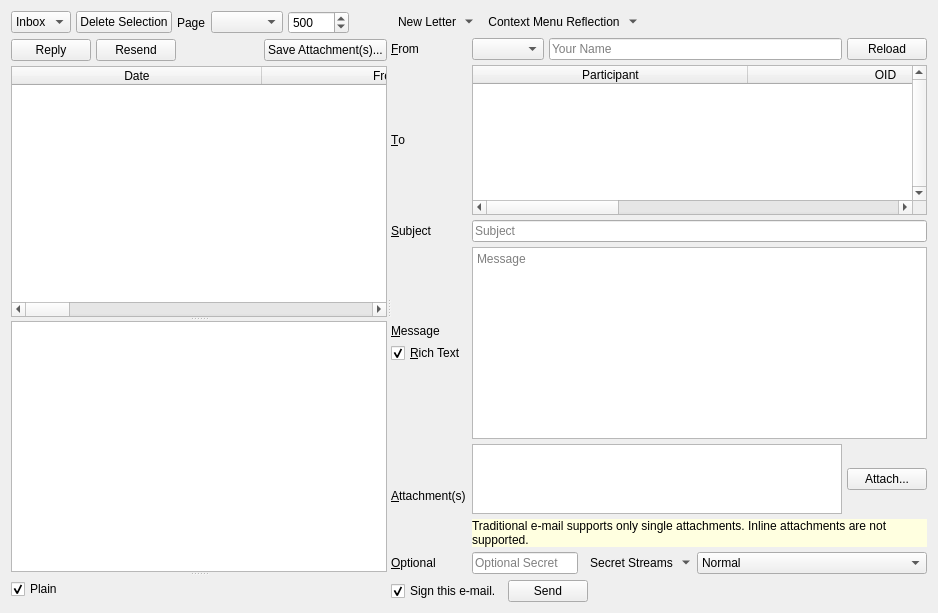
              <widget class="QWidget" name="tab_read_write">
               <attribute name="title">
                <string>&amp;Read / &amp;Write</string>
               </attribute>
               <layout class="QHBoxLayout" name="horizontalLayout_24">
                <item>
                 <widget class="QSplitter" name="emailSplitter">
                  <property name="orientation">
                   <enum>Qt::Horizontal</enum>
                  </property>
                  <widget class="QWidget" name="verticalLayoutWidget_2">
                   <layout class="QVBoxLayout" name="verticalLayout_69">
                    <property name="spacing">
                     <number>5</number>
                    </property>
                    <item>
                     <layout class="QHBoxLayout" name="horizontalLayout_38">
                      <property name="spacing">
                       <number>5</number>
                      </property>
                      <item>
                       <widget class="QComboBox" name="folder">
                        <property name="sizeAdjustPolicy">
                         <enum>QComboBox::AdjustToContents</enum>
                        </property>
                        <item>
                         <property name="text">
                          <string>Inbox</string>
                         </property>
                        </item>
                        <item>
                         <property name="text">
                          <string>Sent</string>
                         </property>
                        </item>
                        <item>
                         <property name="text">
                          <string>Trash</string>
                         </property>
                        </item>
                       </widget>
                      </item>
                      <item>
                       <widget class="QPushButton" name="deleteEmail">
                        <property name="text">
                         <string>Delete Selection</string>
                        </property>
                       </widget>
                      </item>
                      <item>
                       <widget class="QLabel" name="label_122">
                        <property name="text">
                         <string>Page</string>
                        </property>
                       </widget>
                      </item>
                      <item>
                       <widget class="QComboBox" name="email_page">
                        <property name="sizeAdjustPolicy">
                         <enum>QComboBox::AdjustToContents</enum>
                        </property>
                       </widget>
                      </item>
                      <item>
                       <widget class="QSpinBox" name="email_pages">
                        <property name="toolTip">
                         <string>&lt;html&gt;&lt;head/&gt;&lt;body&gt;&lt;p&gt;Number of letters per page. Please refresh after changing. Valid values lie in the interval [25, 999999999].&lt;/p&gt;&lt;/body&gt;&lt;/html&gt;</string>
                        </property>
                        <property name="minimum">
                         <number>25</number>
                        </property>
                        <property name="maximum">
                         <number>25000</number>
                        </property>
                        <property name="value">
                         <number>500</number>
                        </property>
                       </widget>
                      </item>
                      <item>
                       <spacer name="horizontalSpacer_32">
                        <property name="orientation">
                         <enum>Qt::Horizontal</enum>
                        </property>
                        <property name="sizeHint" stdset="0">
                         <size>
                          <width>40</width>
                          <height>20</height>
                         </size>
                        </property>
                       </spacer>
                      </item>
                     </layout>
                    </item>
                    <item>
                     <layout class="QHBoxLayout" name="horizontalLayout_85">
                      <item>
                       <widget class="QPushButton" name="reply">
                        <property name="text">
                         <string>Reply</string>
                        </property>
                       </widget>
                      </item>
                      <item>
                       <widget class="QPushButton" name="resend">
                        <property name="text">
                         <string>Resend</string>
                        </property>
                       </widget>
                      </item>
                      <item>
                       <spacer name="horizontalSpacer_69">
                        <property name="orientation">
                         <enum>Qt::Horizontal</enum>
                        </property>
                        <property name="sizeHint" stdset="0">
                         <size>
                          <width>40</width>
                          <height>20</height>
                         </size>
                        </property>
                       </spacer>
                      </item>
                      <item>
                       <widget class="QPushButton" name="saveAttachment">
                        <property name="text">
                         <string>Save Attachment(s)...</string>
                        </property>
                       </widget>
                      </item>
                     </layout>
                    </item>
                    <item>
                     <widget class="QSplitter" name="readVerticalSplitter">
                      <property name="orientation">
                       <enum>Qt::Vertical</enum>
                      </property>
                      <widget class="QTableWidget" name="mail">
                       <property name="alternatingRowColors">
                        <bool>true</bool>
                       </property>
                       <property name="selectionBehavior">
                        <enum>QAbstractItemView::SelectRows</enum>
                       </property>
                       <property name="verticalScrollMode">
                        <enum>QAbstractItemView::ScrollPerPixel</enum>
                       </property>
                       <property name="horizontalScrollMode">
                        <enum>QAbstractItemView::ScrollPerPixel</enum>
                       </property>
                       <property name="sortingEnabled">
                        <bool>true</bool>
                       </property>
                       <attribute name="horizontalHeaderMinimumSectionSize">
                        <number>150</number>
                       </attribute>
                       <attribute name="horizontalHeaderDefaultSectionSize">
                        <number>250</number>
                       </attribute>
                       <attribute name="horizontalHeaderStretchLastSection">
                        <bool>true</bool>
                       </attribute>
                       <attribute name="verticalHeaderVisible">
                        <bool>false</bool>
                       </attribute>
                       <column>
                        <property name="text">
                         <string>Date</string>
                        </property>
                       </column>
                       <column>
                        <property name="text">
                         <string>From</string>
                        </property>
                       </column>
                       <column>
                        <property name="text">
                         <string>Status</string>
                        </property>
                       </column>
                       <column>
                        <property name="text">
                         <string>Subject</string>
                        </property>
                       </column>
                       <column>
                        <property name="text">
                         <string>Attachment(s)</string>
                        </property>
                       </column>
                       <column>
                        <property name="text">
                         <string>Gold Bug</string>
                        </property>
                       </column>
                       <column>
                        <property name="text">
                         <string>Message</string>
                        </property>
                       </column>
                       <column>
                        <property name="text">
                         <string>Message Digest</string>
                        </property>
                       </column>
                       <column>
                        <property name="text">
                         <string>Receiver / Sender Hash</string>
                        </property>
                       </column>
                       <column>
                        <property name="text">
                         <string>Hash</string>
                        </property>
                       </column>
                       <column>
                        <property name="text">
                         <string>Signature</string>
                        </property>
                       </column>
                       <column>
                        <property name="text">
                         <string>OID</string>
                        </property>
                       </column>
                      </widget>
                      <widget class="QTextBrowser" name="mailMessage">
                       <property name="textInteractionFlags">
                        <set>Qt::TextSelectableByMouse</set>
                       </property>
                       <property name="openLinks">
                        <bool>false</bool>
                       </property>
                      </widget>
                      <widget class="QCheckBox" name="email_plain">
                       <property name="toolTip">
                        <string>&lt;html&gt;&lt;head/&gt;&lt;body&gt;&lt;p&gt;The value of this setting is not retained in the INI file.&lt;/p&gt;&lt;/body&gt;&lt;/html&gt;</string>
                       </property>
                       <property name="text">
                        <string>Plain</string>
                       </property>
                       <property name="checked">
                        <bool>true</bool>
                       </property>
                      </widget>
                     </widget>
                    </item>
                   </layout>
                  </widget>
                  <widget class="QWidget" name="layoutWidget1">
                   <layout class="QVBoxLayout" name="verticalLayout_29">
                    <item>
                     <layout class="QHBoxLayout" name="horizontalLayout_20">
                      <item>
                       <widget class="QToolButton" name="clearOutgoing">
                        <property name="text">
                         <string>New Letter</string>
                        </property>
                        <property name="popupMode">
                         <enum>QToolButton::MenuButtonPopup</enum>
                        </property>
                        <property name="autoRaise">
                         <bool>true</bool>
                        </property>
                       </widget>
                      </item>
                      <item>
                       <widget class="QToolButton" name="emailWriteActionMenu">
                        <property name="toolTip">
                         <string>Context Menu</string>
                        </property>
                        <property name="text">
                         <string>Context Menu Reflection</string>
                        </property>
                        <property name="icon">
                         <iconset resource="../Icons/icons.qrc">
                          <normaloff>:/generic/menu.png</normaloff>:/generic/menu.png</iconset>
                        </property>
                        <property name="popupMode">
                         <enum>QToolButton::MenuButtonPopup</enum>
                        </property>
                        <property name="autoRaise">
                         <bool>true</bool>
                        </property>
                       </widget>
                      </item>
                      <item>
                       <spacer name="horizontalSpacer_3">
                        <property name="orientation">
                         <enum>Qt::Horizontal</enum>
                        </property>
                        <property name="sizeHint" stdset="0">
                         <size>
                          <width>40</width>
                          <height>20</height>
                         </size>
                        </property>
                       </spacer>
                      </item>
                     </layout>
                    </item>
                    <item>
                     <layout class="QGridLayout" name="gridLayout_4">
                      <property name="spacing">
                       <number>5</number>
                      </property>
                      <item row="1" column="0">
                       <widget class="QLabel" name="label_10">
                        <property name="text">
                         <string>&amp;To</string>
                        </property>
                        <property name="margin">
                         <number>7</number>
                        </property>
                        <property name="buddy">
                         <cstring>emailParticipants</cstring>
                        </property>
                       </widget>
                      </item>
                      <item row="0" column="0">
                       <widget class="QLabel" name="label_41">
                        <property name="text">
                         <string>&amp;From</string>
                        </property>
                        <property name="margin">
                         <number>7</number>
                        </property>
                        <property name="buddy">
                         <cstring>emailName</cstring>
                        </property>
                       </widget>
                      </item>
                      <item row="2" column="1">
                       <widget class="QLineEdit" name="outgoingSubject">
                        <property name="placeholderText">
                         <string>Subject</string>
                        </property>
                        <property name="clearButtonEnabled">
                         <bool>true</bool>
                        </property>
                       </widget>
                      </item>
                      <item row="3" column="0">
                       <layout class="QVBoxLayout" name="verticalLayout_71">
                        <property name="spacing">
                         <number>5</number>
                        </property>
                        <item>
                         <spacer name="verticalSpacer_7">
                          <property name="orientation">
                           <enum>Qt::Vertical</enum>
                          </property>
                          <property name="sizeHint" stdset="0">
                           <size>
                            <width>20</width>
                            <height>40</height>
                           </size>
                          </property>
                         </spacer>
                        </item>
                        <item>
                         <widget class="QLabel" name="label_4">
                          <property name="text">
                           <string>&amp;Message</string>
                          </property>
                          <property name="margin">
                           <number>7</number>
                          </property>
                          <property name="buddy">
                           <cstring>outgoingMessage</cstring>
                          </property>
                         </widget>
                        </item>
                        <item>
                         <widget class="QCheckBox" name="richtext">
                          <property name="sizePolicy">
                           <sizepolicy hsizetype="Minimum" vsizetype="Preferred">
                            <horstretch>0</horstretch>
                            <verstretch>0</verstretch>
                           </sizepolicy>
                          </property>
                          <property name="toolTip">
                           <string>&lt;html&gt;&lt;head/&gt;&lt;body&gt;&lt;p&gt;The Rich Text option will be ignored on traditional e-mail accounts. If enabled, an HTML representation of the Message text will be included in the e-mail bundle.&lt;/p&gt;&lt;/body&gt;&lt;/html&gt;</string>
                          </property>
                          <property name="text">
                           <string>&amp;Rich Text</string>
                          </property>
                          <property name="checked">
                           <bool>true</bool>
                          </property>
                         </widget>
                        </item>
                        <item>
                         <spacer name="verticalSpacer_5">
                          <property name="orientation">
                           <enum>Qt::Vertical</enum>
                          </property>
                          <property name="sizeHint" stdset="0">
                           <size>
                            <width>20</width>
                            <height>40</height>
                           </size>
                          </property>
                         </spacer>
                        </item>
                       </layout>
                      </item>
                      <item row="0" column="1">
                       <layout class="QHBoxLayout" name="horizontalLayout_47">
                        <property name="spacing">
                         <number>5</number>
                        </property>
                        <item>
                         <widget class="QComboBox" name="emailName">
                          <property name="insertPolicy">
                           <enum>QComboBox::InsertAtCurrent</enum>
                          </property>
                          <property name="sizeAdjustPolicy">
                           <enum>QComboBox::AdjustToContents</enum>
                          </property>
                         </widget>
                        </item>
                        <item>
                         <widget class="QLineEdit" name="emailNameEditable">
                          <property name="placeholderText">
                           <string>Your Name</string>
                          </property>
                         </widget>
                        </item>
                        <item>
                         <widget class="QPushButton" name="reloadEmailNames">
                          <property name="toolTip">
                           <string>Populate the From widget with Poptastic accounts.</string>
                          </property>
                          <property name="text">
                           <string>Reload</string>
                          </property>
                         </widget>
                        </item>
                       </layout>
                      </item>
                      <item row="2" column="0">
                       <widget class="QLabel" name="label_25">
                        <property name="text">
                         <string>&amp;Subject</string>
                        </property>
                        <property name="margin">
                         <number>7</number>
                        </property>
                        <property name="buddy">
                         <cstring>outgoingSubject</cstring>
                        </property>
                       </widget>
                      </item>
                      <item row="1" column="1">
                       <layout class="QVBoxLayout" name="verticalLayout_70">
                        <property name="spacing">
                         <number>5</number>
                        </property>
                        <item>
                         <widget class="QTableWidget" name="emailParticipants">
                          <property name="sizePolicy">
                           <sizepolicy hsizetype="Expanding" vsizetype="Minimum">
                            <horstretch>0</horstretch>
                            <verstretch>0</verstretch>
                           </sizepolicy>
                          </property>
                          <property name="maximumSize">
                           <size>
                            <width>16777215</width>
                            <height>150</height>
                           </size>
                          </property>
                          <property name="verticalScrollBarPolicy">
                           <enum>Qt::ScrollBarAlwaysOn</enum>
                          </property>
                          <property name="alternatingRowColors">
                           <bool>true</bool>
                          </property>
                          <property name="selectionBehavior">
                           <enum>QAbstractItemView::SelectRows</enum>
                          </property>
                          <property name="verticalScrollMode">
                           <enum>QAbstractItemView::ScrollPerPixel</enum>
                          </property>
                          <property name="horizontalScrollMode">
                           <enum>QAbstractItemView::ScrollPerPixel</enum>
                          </property>
                          <property name="sortingEnabled">
                           <bool>true</bool>
                          </property>
                          <attribute name="horizontalHeaderDefaultSectionSize">
                           <number>275</number>
                          </attribute>
                          <attribute name="horizontalHeaderStretchLastSection">
                           <bool>true</bool>
                          </attribute>
                          <attribute name="verticalHeaderVisible">
                           <bool>false</bool>
                          </attribute>
                          <column>
                           <property name="text">
                            <string>Participant</string>
                           </property>
                          </column>
                          <column>
                           <property name="text">
                            <string>OID</string>
                           </property>
                          </column>
                          <column>
                           <property name="text">
                            <string>Neighbor OID</string>
                           </property>
                          </column>
                          <column>
                           <property name="text">
                            <string>Public Key Hash</string>
                           </property>
                          </column>
                          <column>
                           <property name="text">
                            <string>Forward Secrecy Information</string>
                           </property>
                          </column>
                         </widget>
                        </item>
                       </layout>
                      </item>
                      <item row="5" column="0">
                       <widget class="QLabel" name="label_6">
                        <property name="text">
                         <string>&amp;Optional</string>
                        </property>
                        <property name="margin">
                         <number>7</number>
                        </property>
                        <property name="buddy">
                         <cstring>goldbug</cstring>
                        </property>
                       </widget>
                      </item>
                      <item row="5" column="1">
                       <layout class="QHBoxLayout" name="horizontalLayout_31">
                        <property name="spacing">
                         <number>5</number>
                        </property>
                        <item>
                         <widget class="QLineEdit" name="goldbug">
                          <property name="toolTip">
                           <string>&lt;html&gt;&lt;head/&gt;&lt;body&gt;&lt;p&gt;Bundle the e-mail components in an additional layer of authentication and encryption. The &lt;span style=&quot; font-weight:600;&quot;&gt;first ninety-six characters will be consumed&lt;/span&gt;. Do remember to notify all recipients of the Gold Bug.&lt;/p&gt;&lt;/body&gt;&lt;/html&gt;</string>
                          </property>
                          <property name="placeholderText">
                           <string>Optional Secret</string>
                          </property>
                          <property name="clearButtonEnabled">
                           <bool>true</bool>
                          </property>
                         </widget>
                        </item>
                        <item>
                         <widget class="QToolButton" name="emailSecrets">
                          <property name="toolTip">
                           <string>Secret Streams</string>
                          </property>
                          <property name="text">
                           <string>Secret Streams</string>
                          </property>
                          <property name="icon">
                           <iconset resource="../Icons/icons.qrc">
                            <normaloff>:/generic/menu-secret-email.png</normaloff>:/generic/menu-secret-email.png</iconset>
                          </property>
                          <property name="popupMode">
                           <enum>QToolButton::MenuButtonPopup</enum>
                          </property>
                          <property name="autoRaise">
                           <bool>true</bool>
                          </property>
                         </widget>
                        </item>
                        <item>
                         <widget class="QComboBox" name="email_fs_gb">
                          <property name="currentIndex">
                           <number>2</number>
                          </property>
                          <property name="sizeAdjustPolicy">
                           <enum>QComboBox::AdjustToContents</enum>
                          </property>
                          <property name="minimumContentsLength">
                           <number>25</number>
                          </property>
                          <item>
                           <property name="text">
                            <string>Forward Secrecy</string>
                           </property>
                          </item>
                          <item>
                           <property name="text">
                            <string>Gold Bug</string>
                           </property>
                          </item>
                          <item>
                           <property name="text">
                            <string>Normal</string>
                           </property>
                          </item>
                          <item>
                           <property name="text">
                            <string>Pure Forward Secrecy</string>
                           </property>
                          </item>
                         </widget>
                        </item>
                       </layout>
                      </item>
                      <item row="3" column="1">
                       <widget class="QTextEdit" name="outgoingMessage">
                        <property name="tabChangesFocus">
                         <bool>true</bool>
                        </property>
                        <property name="textInteractionFlags">
                         <set>Qt::TextEditorInteraction</set>
                        </property>
                        <property name="placeholderText">
                         <string>Message</string>
                        </property>
                       </widget>
                      </item>
                      <item row="4" column="0">
                       <widget class="QLabel" name="label_94">
                        <property name="text">
                         <string>&amp;Attachment(s)</string>
                        </property>
                        <property name="margin">
                         <number>7</number>
                        </property>
                        <property name="buddy">
                         <cstring>attachment</cstring>
                        </property>
                       </widget>
                      </item>
                      <item row="4" column="1">
                       <layout class="QVBoxLayout" name="verticalLayout_72">
                        <item>
                         <layout class="QVBoxLayout" name="verticalLayout_74">
                          <item>
                           <layout class="QHBoxLayout" name="horizontalLayout_51">
                            <property name="spacing">
                             <number>5</number>
                            </property>
                            <item>
                             <widget class="QTextBrowser" name="attachment">
                              <property name="sizePolicy">
                               <sizepolicy hsizetype="Expanding" vsizetype="Maximum">
                                <horstretch>0</horstretch>
                                <verstretch>0</verstretch>
                               </sizepolicy>
                              </property>
                              <property name="toolTip">
                               <string>Click an attachment to remove it.</string>
                              </property>
                              <property name="tabChangesFocus">
                               <bool>true</bool>
                              </property>
                              <property name="openLinks">
                               <bool>false</bool>
                              </property>
                             </widget>
                            </item>
                            <item>
                             <widget class="QPushButton" name="selectAttachment">
                              <property name="text">
                               <string>Attach...</string>
                              </property>
                             </widget>
                            </item>
                           </layout>
                          </item>
                         </layout>
                        </item>
                        <item>
                         <widget class="QLabel" name="attachment_label">
                          <property name="sizePolicy">
                           <sizepolicy hsizetype="Preferred" vsizetype="Maximum">
                            <horstretch>0</horstretch>
                            <verstretch>0</verstretch>
                           </sizepolicy>
                          </property>
                          <property name="styleSheet">
                           <string notr="true">background-color: rgb(255, 255, 224);</string>
                          </property>
                          <property name="text">
                           <string>Traditional e-mail supports only single attachments. Inline attachments are not supported.</string>
                          </property>
                          <property name="wordWrap">
                           <bool>true</bool>
                          </property>
                         </widget>
                        </item>
                       </layout>
                      </item>
                     </layout>
                    </item>
                    <item>
                     <layout class="QHBoxLayout" name="horizontalLayout_22">
                      <item>
                       <widget class="QCheckBox" name="sign_this_email">
                        <property name="sizePolicy">
                         <sizepolicy hsizetype="Minimum" vsizetype="Preferred">
                          <horstretch>0</horstretch>
                          <verstretch>0</verstretch>
                         </sizepolicy>
                        </property>
                        <property name="text">
                         <string>Sign this e-mail.</string>
                        </property>
                        <property name="checked">
                         <bool>true</bool>
                        </property>
                       </widget>
                      </item>
                      <item>
                       <widget class="QPushButton" name="sendMail">
                        <property name="text">
                         <string>Send</string>
                        </property>
                       </widget>
                      </item>
                      <item>
                       <spacer name="horizontalSpacer_14">
                        <property name="orientation">
                         <enum>Qt::Horizontal</enum>
                        </property>
                        <property name="sizeHint" stdset="0">
                         <size>
                          <width>40</width>
                          <height>20</height>
                         </size>
                        </property>
                       </spacer>
                      </item>
                     </layout>
                    </item>
                   </layout>
                  </widget>
                 </widget>
                </item>
               </layout>
              </widget>
